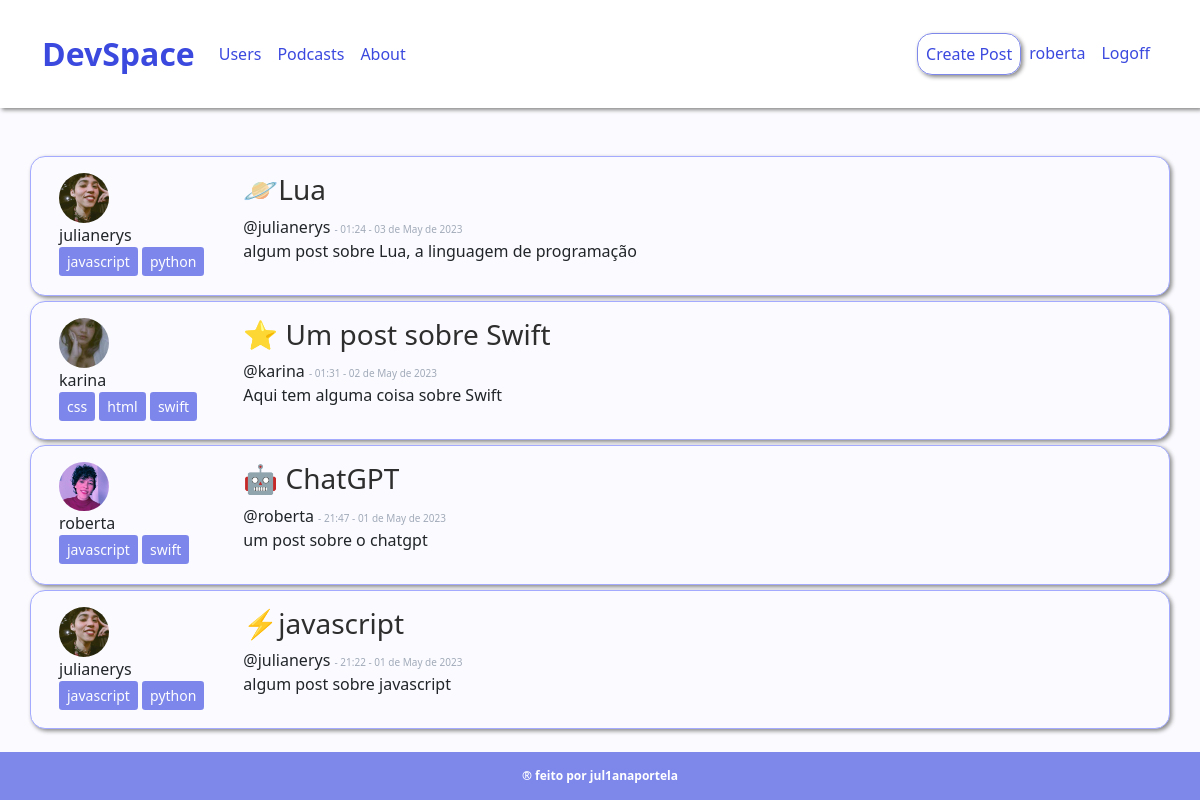
The app's page / (signed in) with its own data.
### comuna/models.py (models this page shows, shortened)
class Usuario(database.Model, UserMixin):
    id = database.Column(database.Integer, primary_key=True)
    username = database.Column(database.String, nullable=False)
    email = database.Column(database.String, nullable=False, unique=True)
    senha = database.Column(database.String, nullable=False)
    foto_perfil = database.Column(database.String, default='default.jpg')
    posts = database.relationship('Post', backref='autor', lazy=True)
    pin = database.Column(database.String, nullable=False, default='Não Informado')

class Post(database.Model):
    id = database.Column(database.Integer, primary_key=True)
    titulo = database.Column(database.String, nullable=False)
    corpo = database.Column(database.Text, nullable=False)
    data_criacao = database.Column(database.DateTime, nullable=False, default=datetime.utcnow)
    id_usuario = database.Column(database.Integer, database.ForeignKey('usuario.id'), nullable=False)

### comuna/routes.py (the view)
@app.route('/')
def home():
    posts = Post.query.order_by(Post.id.desc())
    return render_template('home.html', posts=posts)

### comuna/models.py (called while the page is built)
@login_manager.user_loader
def load_user(id_usuario):
    return Usuario.query.get(int(id_usuario))

### comuna/templates/home.html
{% extends 'base.html' %}
{% block body %}
        <div class="container mt-5">
            {% for post in posts %}
                <div class="row border p-3 meupost">
                    <div class="col col-2">
                        <div class="image pe-3">
                            <img src="{{ url_for('static', filename='fotos_perfil/{}'.format(post.autor.foto_perfil)) }}" class="rounded-circle" width="50" >
                       </div>
                       <div class="col">
                        <span class="number2">{{ post.autor.username}}</span>
                       </div>
                       <div class="col">
                            {% for pin in post.autor.pin.split(';') %}
                            <button type="button" class="btn btn-primary disabled btn-sm" style="--bs-btn-padding-y: .25rem; --bs-btn-padding-x: .5rem; --bs-btn-font-size: .75rem;">
                                {{ pin }}
                            </button>
                            {% endfor %}
                        </div>
                    </div>
                    <div class="col col-9">
                        <a class="text-decoration-none titulo" href="{{ url_for('exibir_post', post_id=post.id) }}"><h3 class="titulo">{{ post.titulo }}</h3></a>
                        <span class="number1">@{{ post.autor.username }}</span>   <span class="followers">- {{ post.data_criacao.strftime('%H:%M - %d de %B de %Y') }}</span>
                        <p>{{ post.corpo }}</p>
                    </div>
                </div>
            {% endfor %}
        </div>
{% endblock %}

### comuna/templates/navbar.html (shortened to what this page needs)
<nav class="navbar navbar-expand-lg navbar-light bg-light">
  <div class="container-fluid container">
    <a class="navbar-brand" href="{{ url_for('home') }}">DevSpace</a>
    <div class="collapse navbar-collapse" id="navbarSupportedContent">
      <ul class="navbar-nav me-auto mb-2 mb-lg-0">
        <li class="nav-item">
          <a class="nav-link" href="{{ url_for('usuarios') }}">Users</a>
        </li>
        <li class="nav-item">
          <a class="nav-link" href="{{ url_for('podcasts') }}">Podcasts</a>
        </li>
        <li class="nav-item">
          <a class="nav-link" href="{{ url_for('about') }}">About</a>
        </li>
      </ul>
      <ul class="d-flex navbar-nav">
        {% if current_user.is_authenticated %}
          <li class="nav-item">
            <a class="nav-link criar-post" href="{{ url_for('criar_post') }}">Create Post</a>
          </li>
          <li class="nav-item">
            <a class="nav-link" href="{{ url_for('perfil') }}">{{current_user.username}}</a>
          </li>
          <li class="nav-item">
            <a class="nav-link" href="{{ url_for('sair') }}">Logoff</a>
          </li>
        {% endif %}
      </ul>
    </div>
  </div>
</nav>

### comuna/static/main.css (style rules this page uses)
html { font-family: 'Ubuntu', sans-serif; }
body { background-color: #fbfbff; }
.number1 { font-weight:500; }
.followers { font-size:10px; color: #a1aab9; }
.number2 { font-weight:500; }
.meupost { background: #fbfbff; }
.titulo { color: #2e2e2e !important; }
.btn-primary { background-color: #3b49df !important; border: none !important; }

### comuna/static/navbar.css (style rules this page uses)
.navbar-expand-lg { background-color: white !important; padding-top: 25px; padding-bottom: 25px; box-shadow: 2px 2px 4px #888888; }
.navbar-brand { font-weight: bolder; font-size: 2rem; color: #3b49df !important; }
.nav-link { color: #3b49df !important; border-radius: 15px; }
.criar-post { border: #7E87EA 1px solid; border-radius: 15px; text-decoration: none !important; box-shadow: 2px 2px 4px #888888; }

### comuna/static/home.css (style rules this page uses)
.border { border: #a4abff 1px solid !important; border-radius: 15px; margin-bottom: 5px; box-shadow: 2px 2px 4px #888888; }

### records on screen
Usuario: username "roberta"
Post: foto_perfil (picture), autor.username "julianerys", pin "javascript" "python", titulo "🪐Lua", data_criacao "01:24 - 03 de May de 2023", corpo "algum post sobre Lua, a linguagem de programação"
Post: foto_perfil (picture), autor.username "karina", pin "css" "html" "swift", titulo "⭐ Um post sobre Swift", data_criacao "01:31 - 02 de May de 2023", corpo "Aqui tem alguma coisa sobre Swift"
Post: foto_perfil (picture), autor.username "roberta", pin "javascript" "swift", titulo "🤖 ChatGPT", data_criacao "21:47 - 01 de May de 2023", corpo "um post sobre o chatgpt"
Post: foto_perfil (picture), autor.username "julianerys", pin "javascript" "python", titulo "⚡javascript", data_criacao "21:22 - 01 de May de 2023", corpo "algum post sobre javascript"
